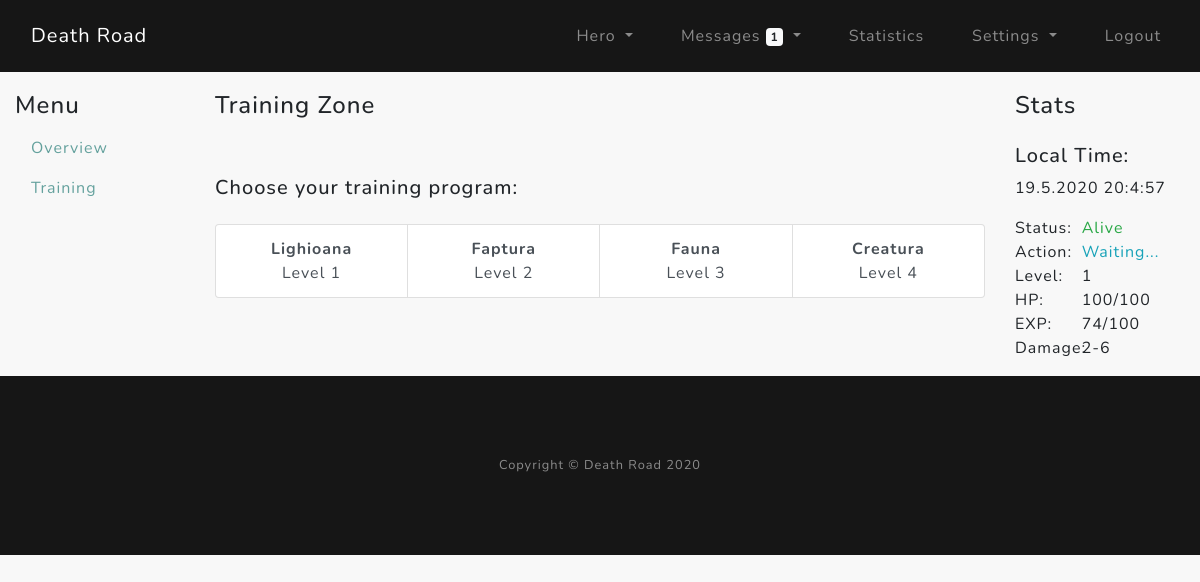
The app's page /hero/training (signed in) with its own data.
### core/models.py (models this page shows)
class AnimalsTraining(db.Model):
    __tablename__ = "animals"
    id = Column(Integer, primary_key=True)  # animal ID
    name = Column(String(32))  # animal name
    description = Column(Text)  # short description for the animal
    hp = Column(Integer)  # HP of the animal
    attack_point = Column(Integer)  # attack points of the animal
    exp_given = Column(Integer)  # experience given to the hero_main when animal is dead
    duration = Column(Integer)  # second needed to return home from current mission

class Hero(db.Model):
    __tablename__ = "hero"
    hid = Column(Integer, primary_key=True)  # hero id connected to account id
    name = Column(String(16), unique=True)  # name of the hero_main
    gender = Column(Boolean)  # 0 - male / 1 - female
    date_created = Column(DateTime)  # date created the hero_main
    level = Column(Integer)  # current level of the hero_main
    level_date = Column(DateTime)  # time when the hero leveled up. Used in statistics.
    current_exp = Column(Integer)  # current experience of hero_main
    next_lvl_exp = Column(Integer)  # exp needed for next level
    hp = Column(Integer)  # current hero_main health HP
    hp_regen_rate = Column(Integer)  # hp regeneration per second
    hp_check_regen = Column(DateTime)  # used to calculate the regenerated hp over time
    alive = Column(Integer)  # Check if hero_main is Death (0), Reviving (1), Alive (2)
    death_check = Column(DateTime)  # Time when the hero_main was revived
    revive_time = Column(Integer)  # seconds needed to revive the hero_main after the revive button is pressed
    action = Column(Integer)  # Hero current situation: Waiting (0), Returning from battle (1)
    return_from_action = Column(DateTime)  # Tine when the action (example battle) took place
    return_seconds = Column(Integer)  # Seconds until the hero_main will be home

class HeroPoints(db.Model):
    __tablename__ = "hero_points"
    hpid = Column(Integer, primary_key=True)  # hero_main id connected to account id
    unused_points = Column(Integer)  # unused points when hero levels up
    hp_point = Column(Integer)  # current hero_main health HP
    attack_point = Column(Integer)  # attack points needed to calculate damage

### core/hero_train/routes.py (the view)
@training.route("/hero/training")
@login_required
def hero_training():
    if acc_has_hero(current_user.id):
        return redirect(url_for("hero_main.hero_create"))
    get_unread_msgs = unread_msgs(current_user.username)
    hp_regeneration(current_user.id)
    hero = db.session.query(Hero, HeroPoints).\
        join(HeroPoints, Hero.hid == HeroPoints.hpid).\
        filter(Hero.hid == current_user.id).\
        first()
    max_hp = hp_max(hero[1].hp_point)
    hp_full_time = hero[0].hp_check_regen + timedelta(seconds=max_hp - hero[0].hp)
    if hero[0].action == 1:
        battle_return_time(current_user.id)
    if hero[0].current_exp >= hero[0].next_lvl_exp:
        level_up(current_user.id)
    animals = AnimalsTraining.query.all()
    if hero[0].alive == 1:
        revive_hero(current_user.id)
    reviving_time = hero[0].death_check + timedelta(seconds=hero[0].revive_time)
    returning_time = hero[0].return_from_action + timedelta(seconds=hero[0].return_seconds)
    return render_template("hero_training.html", hero=hero, animals=animals, hp_full_time=hp_full_time,
                           get_unread_msgs=get_unread_msgs, max_hp=max_hp, reviving_time=reviving_time,
                           returning_time=returning_time)

### core/models.py (called while the page is built)
@login_manager.user_loader
def load_user(user_id):
    return User.query.get(int(user_id))

### core/utils/hero_stuff.py (called while the page is built, shortened)
def acc_has_hero(current_acc_id):
    hero = Hero.query.filter_by(hid=current_acc_id).first()
    return False if hero else True

def hp_max(points):
    return points * 20

def hp_regeneration(current_acc_id):
    regen = db.session.query(Hero, HeroPoints).\
        join(HeroPoints, Hero.hid == HeroPoints.hpid).\
        filter(Hero.hid == current_acc_id).\
        first()

### core/utils/unread_msgs.py (called while the page is built)
def unread_msgs(current_acc_uname):
    gum = Messages.query.filter_by(recipient=current_acc_uname, del_in=False, seen=False).count()
    return gum

### core/templates/hero_training.html (shortened to what this page needs)
{% extends "hero_layout.html" %}
{% block hero_main %}
<div class="col-lg-8">
    <h4>Training Zone</h4>
    {% if hero[0].alive == 0 %}
    <div class="row pt-5 pb-3">
        <div class="col">
            <h5>Your hero is currently dead.</h5>
        </div>
    </div>
    {% elif hero[0].alive == 1 %}
    <div class="row pt-5 pb-3">
        <div class="col">
            <h5>Your hero is currently reviving. Wait...</h5>
        </div>
    </div>
    {% else %}
    <div class="row pt-5 pb-3">
        <div class="col">
            <h5>Choose your training program:</h5>
        </div>
    </div>
    <div class="row">
        <div class="col">
            <div class="list-group list-group-horizontal pb-5 text-center" id="list-tab" role="tablist">
                {% for animal in animals %}
                <a class="list-group-item list-group-item-action" id="list-home-list" data-toggle="list"
                   href="#animal-{{ animal.name }}" role="tab" aria-controls="home">
                    <strong>{{ animal.name }}</strong><br> Level {{ animal.id }}
                </a>
                {% endfor %}
            </div>
        </div>
    </div>
    {% endif %}
</div>
{% include "hero_stats.html" %}
{% endblock %}

### core/templates/hero_stats.html (shortened to what this page needs)
<div class="col-lg-2 order-first order-lg-2">
    <h4>Stats</h4>
    <div class="row py-3">
        <div class="col">
            <h5>Local Time:</h5>
            <div id="timeNow"></div>
        </div>
    </div>
    <div class="row">
        <div class="col-4">Status:</div>
        {% if hero[0].alive == 2 %}
        <div class="col-8 text-success">Alive</div>
        {% elif hero[0].alive == 1 %}
        <div class="col-8 text-warning">Reviving</div>
        {% else %}
        <div class="col-8 text-danger">Dead</div>
        {% endif %}
    </div>
    <div class="row">
        <div class="col-4">Action:</div>
        {% if hero[0].alive == 0 %}
        <div class="col-8 text-danger">Dead</div>
        {% elif hero[0].alive == 1 %}
        <div class="col-8 text-warning">Reviving</div>
        {% else %}
            {% if hero[0].action == 1 %}
            <div class="col-8 text-warning">Returning</div>
            {% else %}
            <div class="col-8 text-info">Waiting...</div>
            {% endif %}
        {% endif %}
    </div>
    <div class="row">
        <div class="col-4">Level:</div>
        <div class="col-8">{{ hero[0].level }}</div>
    </div>
    <div class="row">
        <div class="col-4">HP:</div>
        <div class="col-8" data-toggle="tooltip" data-placement="bottom" title="{% if hero[0].hp < max_hp %}HP will be full at {{ hp_full_time.strftime('%H:%M:%S') }}{% else %}HP is Full{% endif %}">{{ hero[0].hp }}/{{ max_hp }}</div>
    </div>
    <div class="row">
        <div class="col-4">EXP:</div>
        <div class="col-8" data-toggle="tooltip" data-placement="bottom" title="{{ hero[0].next_lvl_exp - hero[0].current_exp }} is the amount of experience needed for level up">{{ hero[0].current_exp }}/{{ hero[0].next_lvl_exp }}</div>
    </div>
    <div class="row">
        <div class="col-4">Damage:</div>
        <div class="col-8">{{ (hero[1].attack_point * 0.5)|round|int }}-{{ (hero[1].attack_point * 1.26)|round|int }}</div>
    </div>
</div>

### core/static/custom-style.css (style rules this page uses)
html, body { scroll-behavior: smooth; }
body { font-family: 'Nunito'; letter-spacing: 0.0625em; background-color: #f8f8f8; }
a { color: #64a19d; }

### records on screen
AnimalsTraining: name "Lighioana", id "1"
AnimalsTraining: name "Faptura", id "2"
AnimalsTraining: name "Fauna", id "3"
AnimalsTraining: name "Creatura", id "4"
Hero: level "1", hp "100", current_exp "74", next_lvl_exp "100"
HeroPoints: (hero[1].attack_point*0.5)|round|int "2", (hero[1].attack_point*1.26)|round|int "6"

### other values on screen
{{ get_unread_msgs }} "1"
{{ max_hp }} "100"
